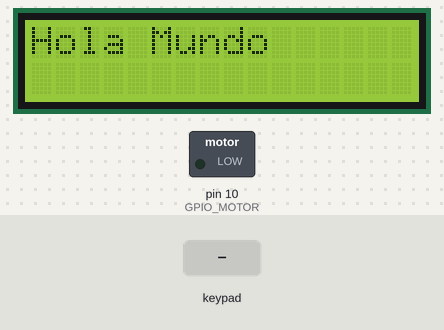
The sketch below on a simulated Arduino Uno, built with avr-gcc and run on an emulated ATmega328P. On the bench: 16×2 character LCD, switched loads named in the sketch (green lamp = pin HIGH). Inputs (shaded band) come from the test bench.

Above: at 0.1 s.
At 2.2 s:
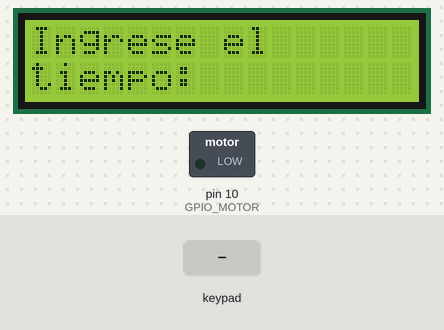
2.3 s: keypad keys 9 8 7 6 # pressed 0.4 s apart
At 4.9 s:
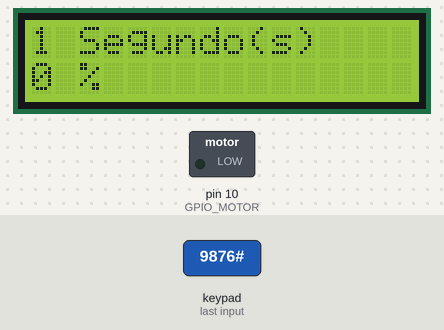
Timing chart, 0 to 6.4 s (numbered marks = the images above; inputs shaded):
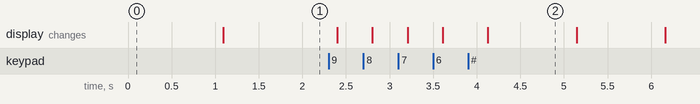

Measured:
- after the input at 2.3 s, the display: first changes after 0.10 s (image 2 shows a later state)
- what the display in image 2 shows lasts 1.0 s, from 4.1 s to 5.1 s

The sketch:

practica_1_uwu.ino
```cpp
#include <Keypad.h>
#include <LiquidCrystal_I2C.h>
const byte filas = 4;
const byte columnas = 4;

// Pin donde esta conectado el MOSFET
#define GPIO_MOTOR 10

//Crear el objeto lcd  dirección  0x3F y 16 columnas x 2 filas
LiquidCrystal_I2C lcd(0x27,16,2);  //


byte pinesFilas[]  = {9,8,7,6};
byte pinesColumnas[] = {5,4,3,2};
char teclas[4][4] = {{'1','2','3','A'},
                     {'4','5','6','B'},
                     {'7','8','9','C'},
                     {'*','0','#','D'}};
Keypad teclado1 = Keypad( makeKeymap(teclas), pinesFilas, pinesColumnas, filas, columnas);


int equivalencia, porcentaje, e, p, duty, tiempo;
String res = "";

void setup(){
  Serial.begin(9600);
  // Inicializar el LCD
  lcd.init();
  //Encender la luz de fondo.
  lcd.backlight();
  // Escribimos el Mensaje en el LCD.
  lcd.print("Hola Mundo");
  delay(1000);
  lcd.clear();
  pinMode(GPIO_MOTOR, OUTPUT);
}
void loop(){
  lcd.print("Ingrese el");
  lcd.setCursor(0,1);
  lcd.print("tiempo: ");
  char key = teclado1.getKey();
  while(key != '#')
  {
    key = teclado1.getKey();
    if(key != NO_KEY and key != '#')
    {
      lcd.print(key);
      res += key;
    }
    delay(100);
  }
  tiempo = res.toInt();
  equivalencia = 255/tiempo;
  porcentaje = 100/tiempo;
  p = porcentaje;
  e = equivalencia;
  lcd.clear();
  analogWrite(GPIO_MOTOR, 0);
  for(int i = 1; i <= tiempo; i++){
    lcd.print(i);
    lcd.print(" Segundo(s)");
    lcd.setCursor(0,1);
    lcd.print(p);
    lcd.print(" %");
    analogWrite(GPIO_MOTOR, e);
    p += porcentaje;
    e += equivalencia;
    delay(1000);
    lcd.clear();
  }
  for(int i = 1; i <= tiempo; i++){
    p -= porcentaje;
    e -= equivalencia;
    lcd.print(i);
    lcd.print(" Segundo(s)");
    lcd.setCursor(0,1);
    lcd.print(p);
    lcd.print(" %");
    analogWrite(GPIO_MOTOR, e);
    delay(1000);
    lcd.clear();
  }
  analogWrite(GPIO_MOTOR, 0);
}
```
